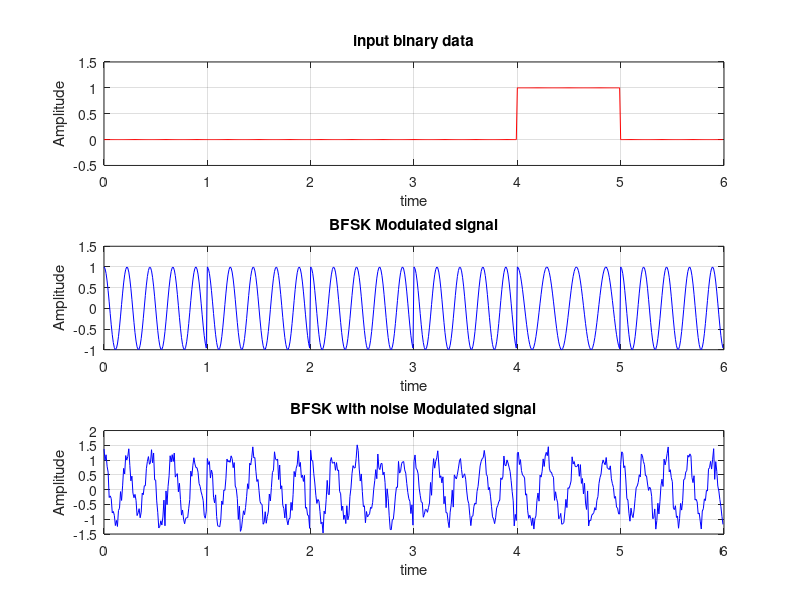
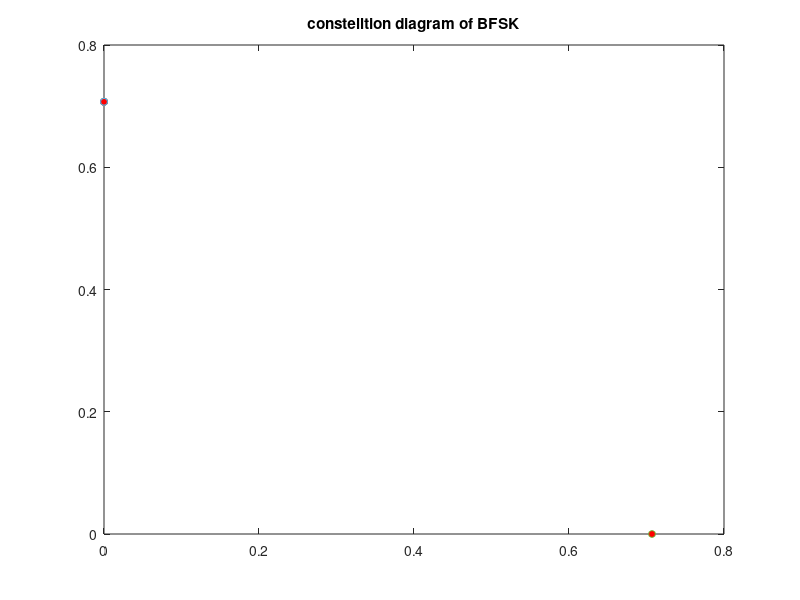
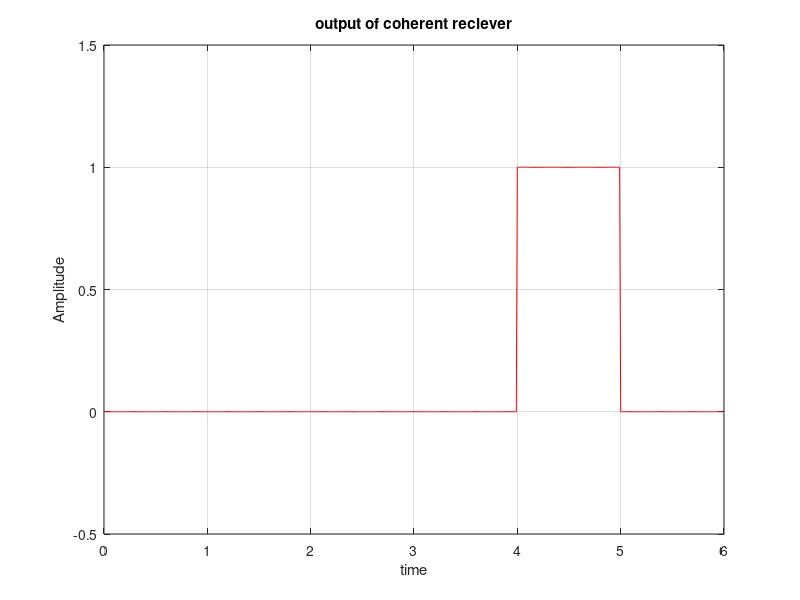

The MATLAB source for these figures, in order:
clc
clear
close all
%bit period
tb=1;
%fixed number of cycles
nc=2.5;
%SNR IN DB
snr_db=10;
%fi=(nc+i)/tb
f1=(nc+1)/tb;
f2=(nc+2)/tb;
% f1=5;
% f2=10;
%generation of random binary bits
bits=randi([0,1],1,6)
t=0:0.01:tb-0.01;
Eb=0.5;
phi_1=sqrt(2/tb)*cos(2*pi*f1*t);
phi_2=sqrt(2/tb)*cos(2*pi*f2*t);
%s1=sqrt((2*Eb)/tb)*cos(2*pi*f1*t);
%s2=sqrt((2*Eb)/tb)*cos(2*pi*f2*t);
% modulation of BFSK
BFSK_signal=[];
input_binary=[];
for x=bits
    if x==1
        modulated_signal=sqrt(Eb)*phi_1;
        binary_data=ones(1,length(t));
    else
        modulated_signal=sqrt(Eb)*phi_2;
        binary_data=zeros(1,length(t));
    end
    BFSK_signal=[BFSK_signal modulated_signal];
    input_binary=[input_binary binary_data];
end
%adding white gaussian noise to the BFSK Signal
time_total=0:0.01:length(bits)*tb-0.01;
snr=10^(snr_db/10);
signal_power=rms(BFSK_signal)^2;
noise_power=signal_power/snr;
noise=sqrt(noise_power)*randn(1,length(time_total));
BFSK_signal_noise=noise+BFSK_signal;

%plotting the BFSK_SIGNAL and BFSK_signal_noise and input binary data

figure(1)
subplot(3,1,1)
plot(time_total,input_binary,'r')
title("input binary data");
xlabel("time");
ylabel("Amplitude");
ylim([-0.5,1.5]);
grid on;

subplot(3,1,2)
plot(time_total,BFSK_signal,'b')
title("BFSK Modulated signal");
xlabel("time")
ylabel("Amplitude")
grid 

subplot(3,1,3)
plot(time_total,BFSK_signal_noise,'b')
title("BFSK with noise Modulated signal");
xlabel("time")
ylabel("Amplitude")
grid on


% plotting the constellation without noise

for x=bits
    if x==0
        figure(2)
        plot(0,sqrt(Eb),'o','markerfacecolor','r','markersize',5)
        hold on
    else
        figure(2)
        plot(sqrt(Eb),0,'o','markerfacecolor','r','markersize',5)
        title("constelltion diagram of BFSK")
        hold on
    end
end

% demodulation of BFSK_noise
output_binary=[];
for i=1:length(bits)
    recieved_signal=BFSK_signal_noise((i-1)*length(t)+1:i*length(t));
    % trapz function used to integrate over the bit period
    integral_value=trapz(t,recieved_signal.*phi_1)-trapz(t,recieved_signal.*phi_2);
    if integral_value>0
        output_reciever(i)=1;
        data_out=ones(1,length(t));
    else
        output_reciever(i)=0;
        data_out=zeros(1,length(t));
    end
    output_binary=[output_binary data_out]; 
end
output_reciever

% plotting the output of coherent reciever
figure(3)
plot(time_total,output_binary,'r')
title("output of coherent reciever");
xlabel("time");
ylabel("Amplitude");
ylim([-0.5,1.5]);
grid on;


% find total number of cylcles of modulated signal
cycles=0;
for x=bits
    if x==0
        cycles=cycles+4;
    else
        cycles=cycles+3;
    end
end
cycles
       
      

    
    
